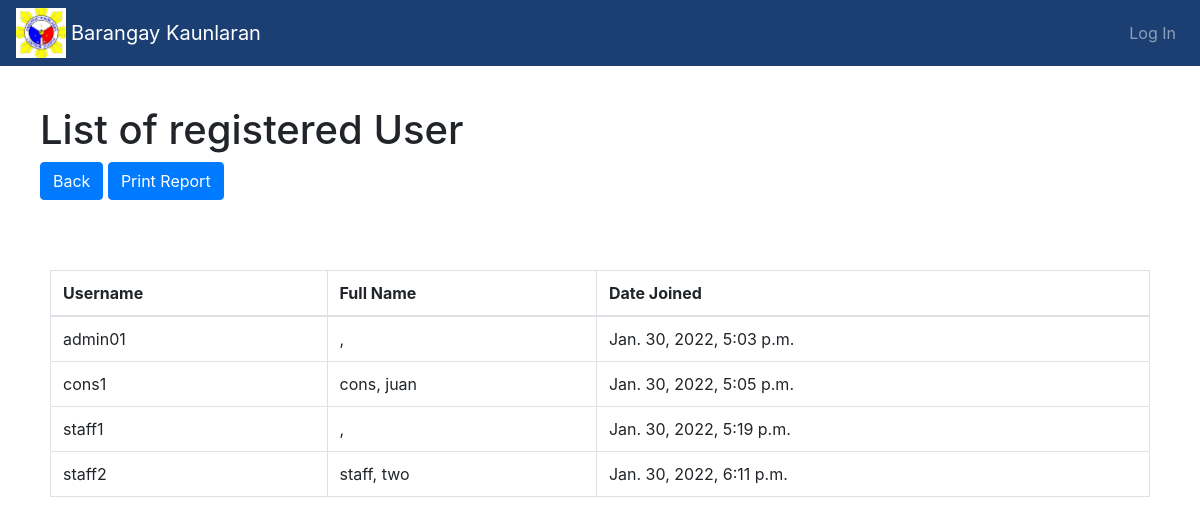
Screenshot of /staff/records/recordUserList/ with the database file from the repository.
### accounts/models.py (models this page shows)
class User(AbstractUser):
    is_BrgyStaff = models.BooleanField(default=False)
    is_Constituent = models.BooleanField(default=False)

### records/views.py (the view)
# urls.py: path('recordUserList/',views.Userlist,name='userList'),
def Userlist(request):
    context = {}
    context["dataset"] = User.objects.all
    return render(request,'userRecordList.html',context)

### records/templates/userRecordList.html (shortened to what this page needs)
{% extends "Staff_base.html"%}
{% load static %}
{%block content%}
{% block showlist %}
{%block contentlist%}
<link rel="stylesheet" href="https://printjs-4de6.kxcdn.com/print.min.css">
<div style=" margin: 20px 20px 20px 20px; padding:20px 20px 20px 20px;">
  <h1>List of registered User</h1>
  <a href="{%url 'Records:userRecord'%}" class="btn btn-primary">Back</a>
  <button type="button" class="btn btn-primary" onclick="printJS('print','html')">Print Report</button>
</div>
<div style="margin:50px 50px 50px 50px">
  <table class="table table-bordered" id="print">
    <thead>
      <td><b>Username</b></td>
      <td><b>Full Name</b></td>
      <td><b>Date Joined</b></td>
    </thead>
    <tbody>
      {%for doc in dataset%}
      <tr>
        <td>{{doc.username}}</td>
        <td>{{doc.first_name}}, {{doc.last_name}}</td>
        <td>{{doc.date_joined}}</td>
      </tr>
      {%endfor%}
    </tbody>
  </table>
</div>
{%endblock%}
{%endblock%}
{%endblock%}

### records/templates/userRecordList.html (style rules this page uses)
table, th, td { border: 1px solid black; border-collapse: collapse; }

### rows the page displays
User: username "admin01", date_joined "Jan. 30, 2022, 5:03 p.m."
User: username "cons1", first_name "cons", last_name "juan", date_joined "Jan. 30, 2022, 5:05 p.m."
User: username "staff1", date_joined "Jan. 30, 2022, 5:19 p.m."
User: username "staff2", first_name "staff", last_name "two", date_joined "Jan. 30, 2022, 6:11 p.m."
